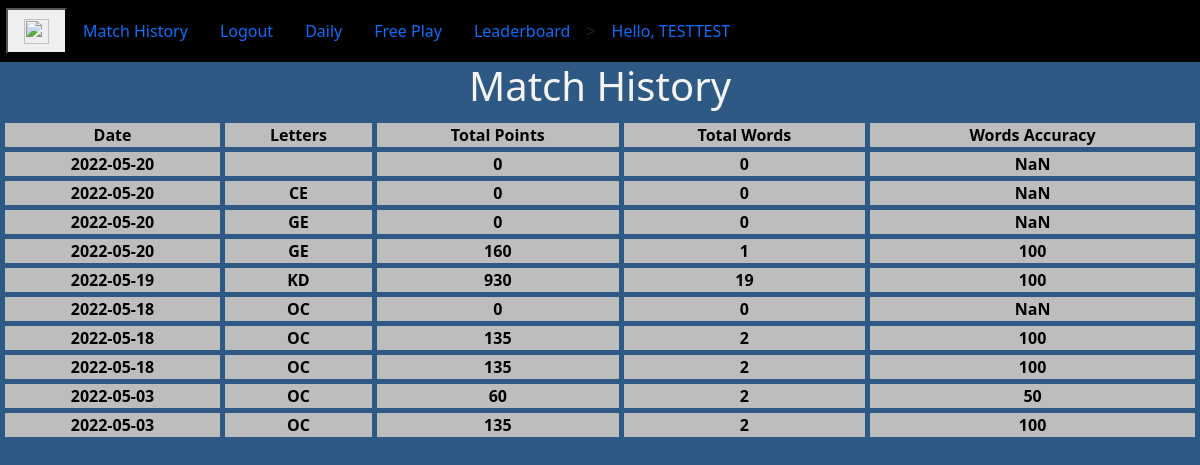
Page /matchHistory (signed in) on the earlier database version.
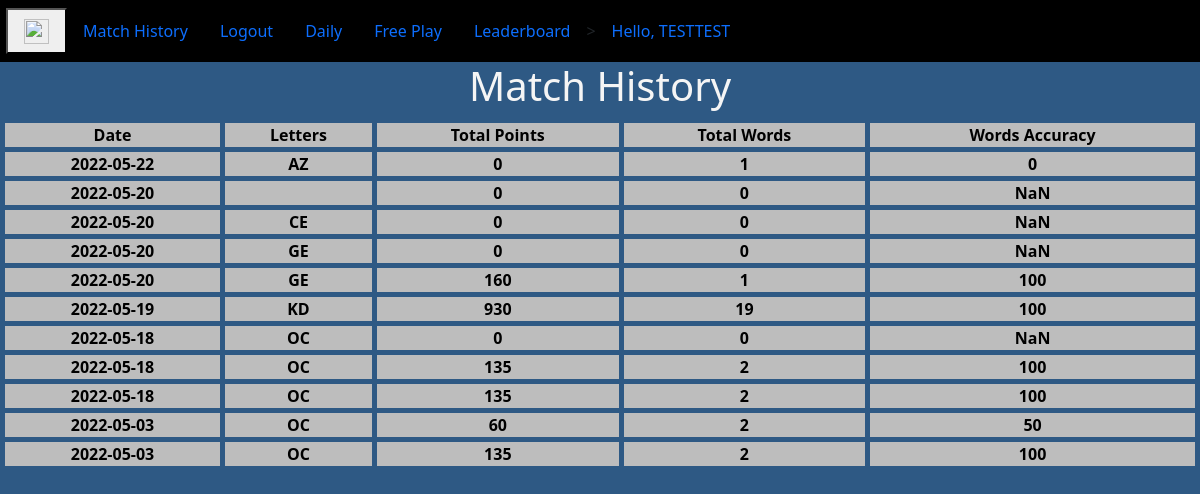
Same page on the later database version.
### app/models.py (models this page shows, shortened)
class History(db.Model):
    id = db.Column(db.Integer, primary_key=True)
    user_id = db.Column(db.Integer, db.ForeignKey('user.id'))
    date = db.Column(db.DateTime, nullable=False)
    letters = db.Column(db.String(2), nullable=False)
    points = db.Column(db.Integer, nullable=False)
    totalWords = db.Column(db.Integer, nullable=False)
    wordAccuracy = db.Column(db.Integer,nullable=False)

### app/routes.py (the view)
@app.route('/matchHistory')
@login_required
def matchHistory():
    data = current_user.histories
    sortedData = []
    for i in data:
        sortedData.append(
        {
            "date":str(i.date.date()),
            "letters":i.letters,
            "points":i.points,
            "totalWords":i.totalWords,
            "wordAccuracy":i.wordAccuracy
        }
        )
    sortedData.sort(key=lambda x : x.get('date'), reverse=True)
    return render_template('matchHistory.html', data=sortedData, title="Match History")

### app/models.py (called while the page is built)
@login.user_loader
def load_user(id):
    return User.query.get(int(id))

### app/templates/matchHistory.html
{% extends "base.html" %}
{% block content %}
    <h1>Match History</h1>
    <table class="center" style="width: 100%">
        <tr>
            <th>Date</th>
            <th>Letters</th>
            <th>Total Points</th>
            <th>Total Words</th>
            <th>Words Accuracy</th>
        </tr>
        {% for item in data %}
            <tr>
                <th>{{ item.date }}</th>
                <th>{{ item.letters }}</th>
                <th>{{ item.points }}</th>
                <th>{{ item.totalWords }}</th>
                <th>{{ item.wordAccuracy }}</th>
            </tr>
        {% endfor %}
    </table>
{% endblock %}

Differences in the rows shown:
added History: date "2022-05-22", letters "AZ", points "0", totalWords "1", wordAccuracy "0"
